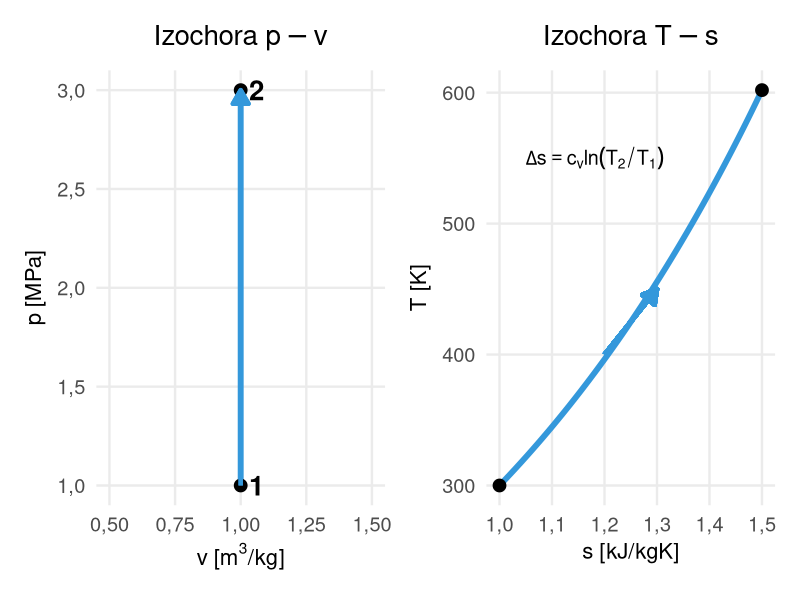
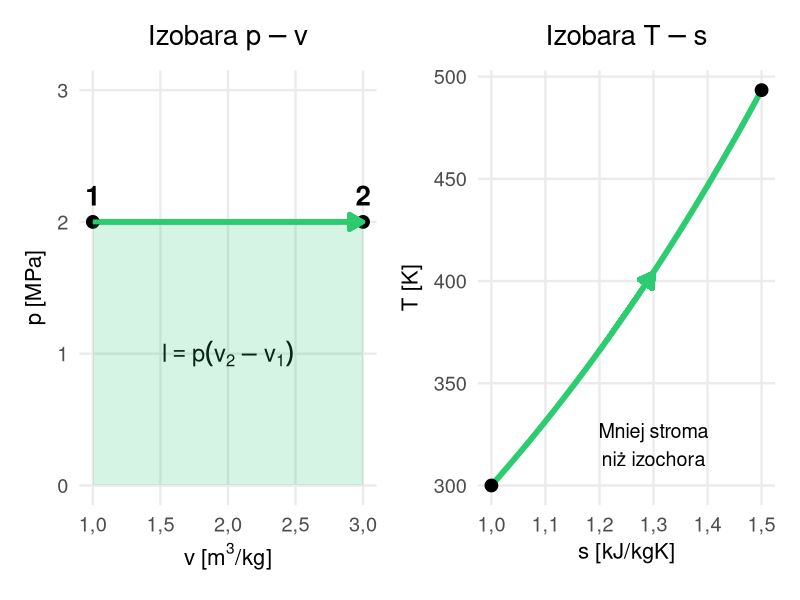
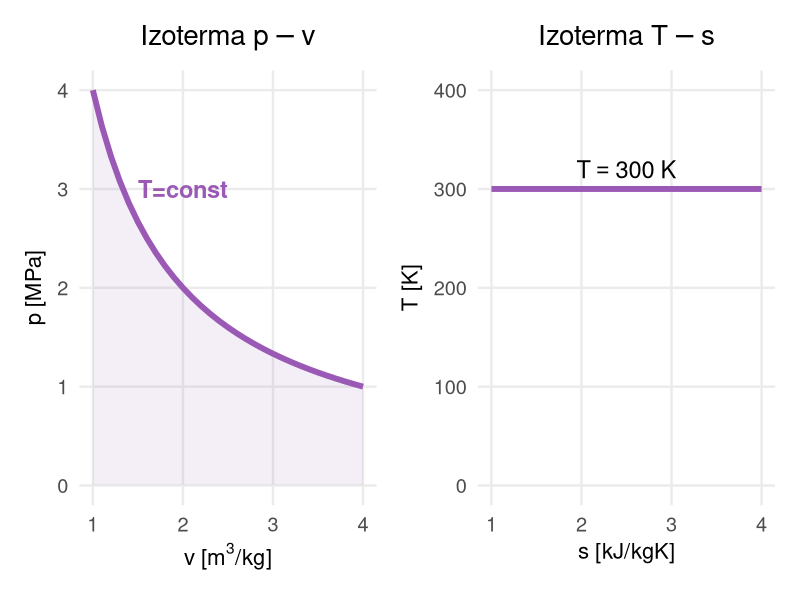
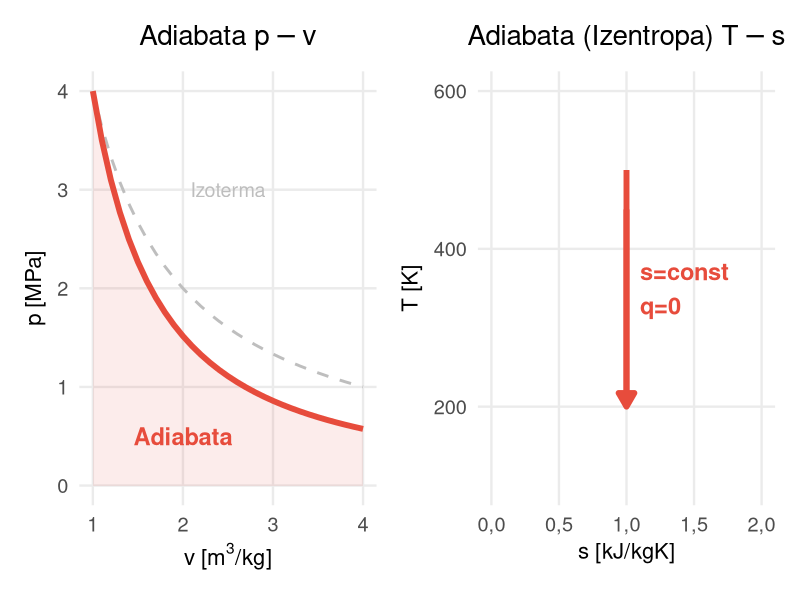
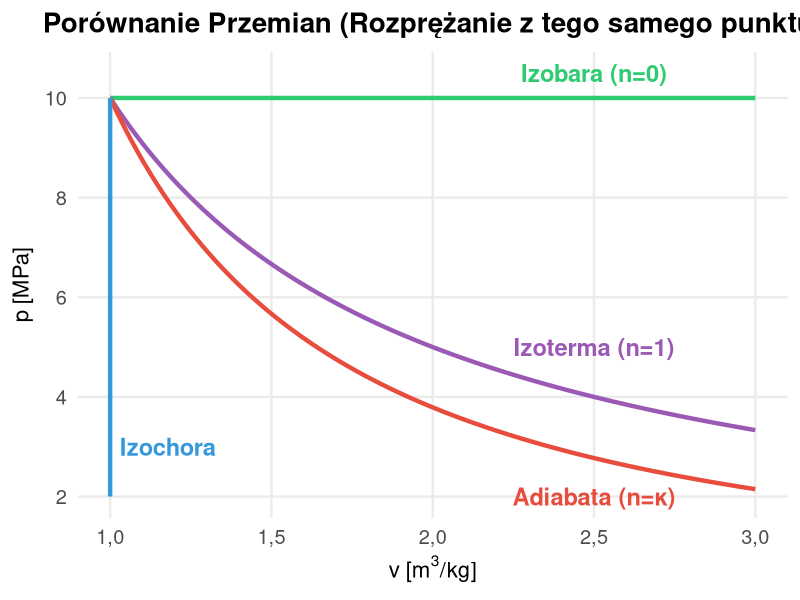

These figures' R source, in order:
## ---- chunk 1
#| echo: false
#| warning: false
#| message: false
library(ggplot2)
library(patchwork)

# --- GLOBAL STYLING FOR PLOTS ---
theme_thermo <- function() {
  theme_minimal(base_size = 18) +
  theme(
    plot.title = element_text(hjust = 0.5, face = "bold", size = 20),
    axis.title = element_text(face = "italic", size = 16),
    panel.grid.minor = element_blank()
  )
}
theme_set(theme_thermo())
options(OutDec = ",") # przecinek dziesiętny na osiach wykresów

# --- COLORS ---
col_iso_p <- "#2ecc71" # Green (Isobar)
col_iso_v <- "#3498db" # Blue (Isochor) - NOTE: Changed from blue to align with "cooling"? No, actually blue is fine for isochor, but let's stick to a palette.
col_iso_T <- "#9b59b6" # Purple (Isotherm)
col_adi   <- "#e74c3c" # Red (Adiabat)
col_n     <- "#f39c12" # Orange (Polytrope)

# --- HELPER: ARROWS ---
arrow_style <- arrow(length = unit(0.4, "cm"), type = "closed")
## ---- chunk 2
#| echo: false
#| fig-height: 5
#| fig-width: 8

library(ggplot2)
library(patchwork)

# Dane
p1 <- 1; p2 <- 3; v <- 1
dt_iso <- data.frame(x=c(v,v), y=c(p1,p2))

# Wykres p-v (Izochora)
p1_plot <- ggplot(dt_iso, aes(x=x, y=y)) +
  geom_line(color=col_iso_v, size=2) +
  geom_point(size=4) +
  geom_segment(aes(x=v, y=p1, xend=v, yend=p2), arrow=arrow_style, color=col_iso_v, size=1.5) +
  annotate("text", x=v+0.06, y=p1, label="1", size=7, fontface="bold") +
  annotate("text", x=v+0.06, y=p2, label="2", size=7, fontface="bold") +
  labs(title=expression("Izochora " * p-v), x=expression(v ~ "[m"^3*"/kg]"), y=expression(p ~ "[MPa]")) +
  xlim(0.5, 1.5)

# Wykres T-s (Krzywa wykładnicza)
s <- seq(1, 1.5, length.out=50)
T_vals <- exp((s-1)/0.718) * 300 # Przybliżenie dla powietrza
dt_ts <- data.frame(s=s, T=T_vals)

p2_plot <- ggplot(dt_ts, aes(x=s, y=T)) +
  geom_line(color=col_iso_v, size=2) +
  geom_point(data=dt_ts[c(1,50),], size=4) +
  annotate("text", x=1.05, y=550, label="Delta*s == c[v] * ln(T[2]/T[1])", parse=TRUE, hjust=0, size=5) +
  geom_segment(aes(x=1.2, y=400, xend=1.3, yend=450), arrow=arrow_style, color=col_iso_v, size=1.5) + # Strzałka kierunkowa
  labs(title=expression("Izochora " * T-s), x=expression(s ~ "[kJ/kgK]"), y=expression(T ~ "[K]"))
  
p1_plot + p2_plot
## ---- chunk 3
#| echo: false
#| fig-height: 5
#| fig-width: 8

# Dane
v1 <- 1; v2 <- 3; p <- 2
dt_iso <- data.frame(x=c(v1,v2), y=c(p,p))

# Wykres p-v (Izobara)
p1_plot <- ggplot(dt_iso, aes(x=x, y=y)) +
  geom_line(color=col_iso_p, size=2) +
  geom_point(size=4) +
  geom_segment(aes(x=v1, y=p, xend=v2, yend=p), arrow=arrow_style, color=col_iso_p, size=1.5) +
  annotate("text", x=v1, y=p+0.2, label="1", size=7, fontface="bold") +
  annotate("text", x=v2, y=p+0.2, label="2", size=7, fontface="bold") +
  # Składnia plotmath dla pola pracy
  annotate("text", x=2, y=1, label="l == p(v[2]-v[1])", parse=TRUE, size=6) + 
  # Pole pracy
  geom_rect(aes(xmin=v1, xmax=v2, ymin=0, ymax=p), fill=col_iso_p, alpha=0.1) +
  labs(title=expression("Izobara " * p-v), x=expression(v ~ "[m"^3*"/kg]"), y=expression(p ~ "[MPa]")) +
  ylim(0, 3)

# Wykres T-s (Mniej stroma niż izochora)
s <- seq(1, 1.5, length.out=50)
T_vals_p <- exp((s-1)/1.005) * 300 # cp > cv, więc wolniejszy wzrost T
dt_ts_p <- data.frame(s=s, T=T_vals_p)

p2_plot <- ggplot(dt_ts_p, aes(x=s, y=T)) +
  geom_line(color=col_iso_p, size=2) +
  geom_point(data=dt_ts_p[c(1,50),], size=4) +
  labs(title=expression("Izobara " * T-s), x=expression(s ~ "[kJ/kgK]"), y=expression(T ~ "[K]")) +
  annotate("text", x=1.3, y=320, label="Mniej stroma\nniż izochora", size=5) +
  geom_segment(aes(x=1.2, y=366, xend=1.3, yend=404), arrow=arrow_style, color=col_iso_p, size=1.5)

p1_plot + p2_plot
## ---- chunk 4
#| echo: false
#| fig-height: 5
#| fig-width: 8

v <- seq(1, 4, 0.1)
p <- 4/v

# p-v (Izoterma)
p1_plot <- ggplot() + 
  geom_line(aes(x=v, y=p), size=2, color=col_iso_T) +
  geom_ribbon(aes(x=v, ymin=0, ymax=p), fill=col_iso_T, alpha=0.1) + # Pole pracy (pole pod krzywą)
  annotate("text", x=2, y=3, label="T=const", color=col_iso_T, size=6, fontface="bold") +
  labs(title=expression("Izoterma " * p-v), x=expression(v ~ "[m"^3*"/kg]"), y=expression(p ~ "[MPa]"))

# T-s (Izoterma)
s <- seq(1, 4, 1)
T_val <- rep(300, 4)
p2_plot <- ggplot() +
  geom_line(aes(x=s, y=T_val), size=2, color=col_iso_T) +
  annotate("text", x=2.5, y=320, label="T == 300 ~ K", parse=TRUE, size=6, fontface="bold") +
  labs(title=expression("Izoterma " * T-s), x=expression(s ~ "[kJ/kgK]"), y=expression(T ~ "[K]")) +
  ylim(0, 400)

p1_plot + p2_plot
## ---- chunk 5
#| echo: false
#| fig-height: 5
#| fig-width: 8

v <- seq(1, 4, 0.1)
# p-v (Adiabata)
p1_plot <- ggplot() + 
  geom_line(aes(x=v, y=4/v), size=1, color="grey", linetype="dashed") +
  geom_line(aes(x=v, y=4/(v^1.4)), size=2, color=col_adi) +
  geom_ribbon(aes(x=v, ymin=0, ymax=4/(v^1.4)), fill=col_adi, alpha=0.1) + # Pole pracy (pole pod krzywą)
  annotate("text", x=2.5, y=3, label="Izoterma", color="grey", size=5) +
  annotate("text", x=2, y=0.5, label="Adiabata", color=col_adi, size=6, fontface="bold") +
  labs(title=expression("Adiabata " * p-v), x=expression(v ~ "[m"^3*"/kg]"), y=expression(p ~ "[MPa]"))

# T-s (Adiabata = Izentropa)
s <- 1
T_adj <- seq(200, 500, 10)
p2_plot <- ggplot() +
  geom_segment(aes(x=s, y=200, xend=s, yend=500), size=2, color=col_adi) +
  geom_segment(aes(x=s, y=450, xend=s, yend=200), arrow=arrow_style, color=col_adi, size=2) + # Strzałka rozprężanie
  annotate("text", x=1.1, y=350, label="s=const\nq=0", color=col_adi, size=6, fontface="bold", hjust=0) +
  labs(title=expression("Adiabata (Izentropa) " * T-s), x=expression(s ~ "[kJ/kgK]"), y=expression(T ~ "[K]")) +
  xlim(0, 2) + ylim(100, 600)

p1_plot + p2_plot
## ---- chunk 6
#| label: polyp-sun
#| echo: false
#| fig-width: 10
#| fig-height: 6

v <- seq(1, 3, length.out=100)
# Start point (1, 10)
p_0 <- rep(10, 100) # n=0
p_1 <- 10/v         # n=1
p_k <- 10 / v^1.4   # n=k

ggplot() +
  geom_line(aes(x=v, y=p_0), color=col_iso_p, size=1.5) +
  geom_line(aes(x=v, y=p_1), color=col_iso_T, size=1.5) +
  geom_line(aes(x=v, y=p_k), color=col_adi, size=1.5) +
  geom_segment(aes(x=1, y=10, xend=1, yend=2), color=col_iso_v, size=1.5) + 
  
  annotate("text", x=2.5, y=10.5, label="Izobara (n=0)", color=col_iso_p, size=6, fontface="bold") +
  annotate("text", x=2.5, y=5.0, label="Izoterma (n=1)", color=col_iso_T, size=6, fontface="bold") +
  annotate("text", x=2.5, y=2.0, label="Adiabata (n=\u03BA)", color=col_adi, size=6, fontface="bold") +
  annotate("text", x=1.03, y=3, label="Izochora", color=col_iso_v, size=6, fontface="bold", hjust=0) +
  
  labs(title="Porównanie Przemian (Rozprężanie z tego samego punktu)", x=expression(v ~ "[m"^3*"/kg]"), y=expression(p ~ "[MPa]"))
